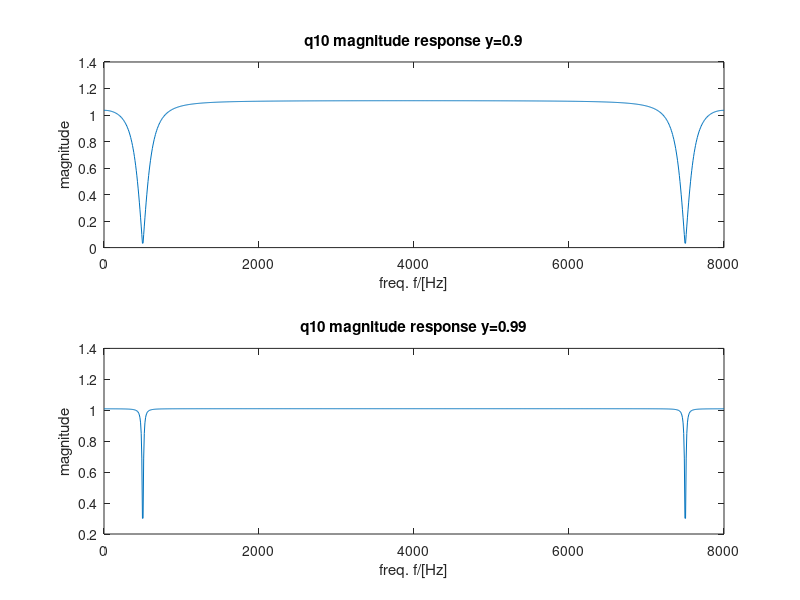

MATLAB code to generate this figure: (Note: this script raises an error after producing the figure.)
%Determine the denominator and numerator coefficients ai and bi i=1,2,3 and
%plot the magnitude response in matlab

%note: q8 needs to be run before running this

fs = 8000;

%implementation using gamma=0.9

%define cutoff and sampling frequency and gamma value
Omega0 = 2*pi*500/8000; gamma1 = 0.9;

%define the coefficients of the denominator and numerator polynomials
a = [1 -2*gamma1*cos(Omega0) gamma1^2];
b = [1 -2*cos(Omega0) 1];

%define frequency scale
Omega = (0:1000)/1000*2*pi; 

%initialise loop that covers all points on the frequency scale
for k = 1:length(Omega)
Q(k) = (b(1) + b(2)*exp(-1i*Omega(k)) + b(3)*exp(-1i*2*Omega(k))) /...
(a(1) + a(2)*exp(-1i*Omega(k)) + a(3)*exp(-1i*2*Omega(k)));
end

%plot results
figure;
subplot(2,1,1);
plot(Omega/(2*pi)*8000,abs(Q));
xlabel("freq. f/[Hz]"); 
ylabel("magnitude");
title('q10 magnitude response y=0.9')
hold on; 

%implementation using gamma=0.99

%define cutoff and sampling frequency and gamma value
Omega0 = 2*pi*500/8000; gamma1 = 0.99;

%define the coefficients of the denominator and numerator polynomials
c = [1 -2*gamma1*cos(Omega0) gamma1^2];
d = [1 -2*cos(Omega0) 1];

%define frequency scale
Omega = (0:1000)/1000*2*pi; 

%initialise loop that covers all points on the frequency scale
for k = 1:length(Omega)
Q(k) = (d(1) + d(2)*exp(-1i*Omega(k)) + d(3)*exp(-1i*2*Omega(k))) /...
(c(1) + c(2)*exp(-1i*Omega(k)) + c(3)*exp(-1i*2*Omega(k)));
end

%plot results
subplot(2,1,2);
plot(Omega/(2*pi)*8000,abs(Q));
xlabel("freq. f/[Hz]"); 
ylabel("magnitude");
title('q10 magnitude response y=0.99')

%choose b,a for 0.9 
%and d,c for 0.99
yff = filter(d,c,y1); % yf is the input of filter q
sound(yff,fs); % play back the filtered signal

